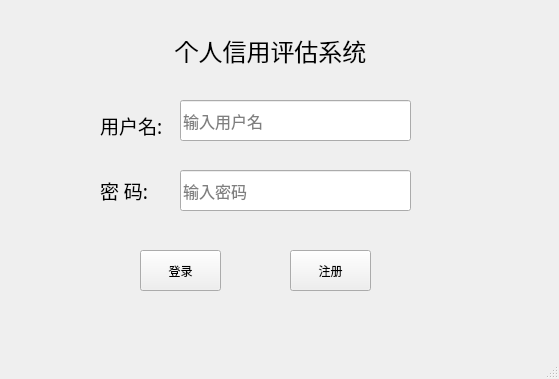
<?xml version="1.0" encoding="UTF-8"?>
<ui version="4.0">
 <class>MainWindow</class>
 <widget class="QMainWindow" name="MainWindow">
  <property name="geometry">
   <rect>
    <x>0</x>
    <y>0</y>
    <width>559</width>
    <height>379</height>
   </rect>
  </property>
  <property name="windowTitle">
   <string>MainWindow</string>
  </property>
  <widget class="QWidget" name="centralwidget">
   <widget class="QLabel" name="label">
    <property name="geometry">
     <rect>
      <x>130</x>
      <y>30</y>
      <width>281</width>
      <height>41</height>
     </rect>
    </property>
    <property name="font">
     <font>
      <family>宋体</family>
      <pointsize>18</pointsize>
     </font>
    </property>
    <property name="text">
     <string>个人信用评估系统</string>
    </property>
    <property name="alignment">
     <set>Qt::AlignCenter</set>
    </property>
   </widget>
   <widget class="QLabel" name="label_2">
    <property name="geometry">
     <rect>
      <x>100</x>
      <y>110</y>
      <width>61</width>
      <height>31</height>
     </rect>
    </property>
    <property name="font">
     <font>
      <family>宋体</family>
      <pointsize>14</pointsize>
     </font>
    </property>
    <property name="text">
     <string>用户名:</string>
    </property>
   </widget>
   <widget class="QLabel" name="label_3">
    <property name="geometry">
     <rect>
      <x>100</x>
      <y>180</y>
      <width>61</width>
      <height>21</height>
     </rect>
    </property>
    <property name="font">
     <font>
      <family>宋体</family>
      <pointsize>14</pointsize>
     </font>
    </property>
    <property name="text">
     <string>密 码:</string>
    </property>
   </widget>
   <widget class="QLineEdit" name="lineEdit">
    <property name="geometry">
     <rect>
      <x>180</x>
      <y>100</y>
      <width>231</width>
      <height>41</height>
     </rect>
    </property>
    <property name="font">
     <font>
      <family>宋体</family>
      <pointsize>12</pointsize>
     </font>
    </property>
    <property name="text">
     <string/>
    </property>
    <property name="placeholderText">
     <string>输入用户名</string>
    </property>
   </widget>
   <widget class="QLineEdit" name="lineEdit_2">
    <property name="geometry">
     <rect>
      <x>180</x>
      <y>170</y>
      <width>231</width>
      <height>41</height>
     </rect>
    </property>
    <property name="font">
     <font>
      <family>宋体</family>
      <pointsize>12</pointsize>
     </font>
    </property>
    <property name="text">
     <string/>
    </property>
    <property name="placeholderText">
     <string>输入密码</string>
    </property>
   </widget>
   <widget class="QPushButton" name="pushButton">
    <property name="geometry">
     <rect>
      <x>140</x>
      <y>250</y>
      <width>81</width>
      <height>41</height>
     </rect>
    </property>
    <property name="text">
     <string>登录</string>
    </property>
   </widget>
   <widget class="QPushButton" name="pushButton_2">
    <property name="geometry">
     <rect>
      <x>290</x>
      <y>250</y>
      <width>81</width>
      <height>41</height>
     </rect>
    </property>
    <property name="text">
     <string>注册</string>
    </property>
   </widget>
  </widget>
  <widget class="QMenuBar" name="menubar">
   <property name="geometry">
    <rect>
     <x>0</x>
     <y>0</y>
     <width>559</width>
     <height>23</height>
    </rect>
   </property>
  </widget>
  <widget class="QStatusBar" name="statusbar"/>
 </widget>
 <resources/>
 <connections/>
</ui>
